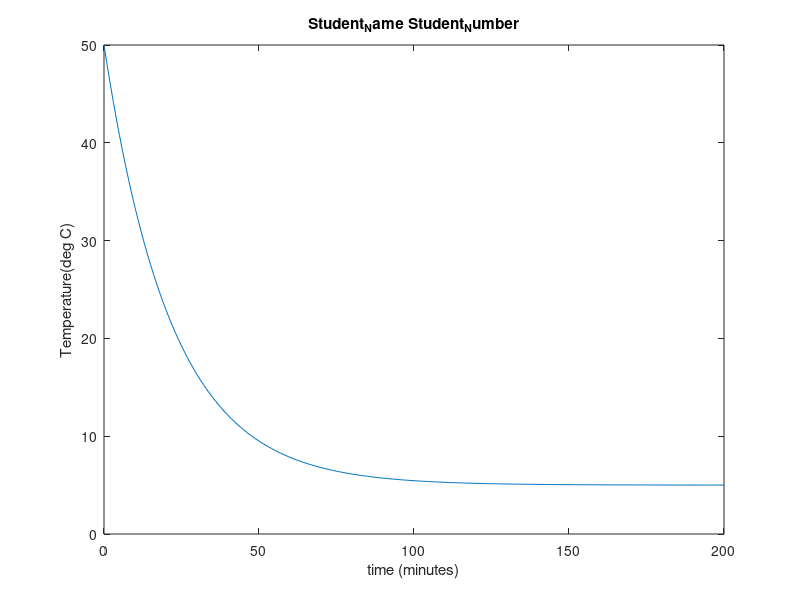

Reproduce this figure in MATLAB.
%% Q1
clc
clear
for i = 1 : 4
    x = 9*i + 4;
    disp("The new value of x is");disp(x);
end

%% Q2
clc
clear
loopcount = 0;
for p = 39 : -3 : -60
    disp("The new value of p is");disp(p);
    y = p^3 + 6;
    disp("The new value of y is");disp(y);
    loopcount = loopcount + 1;
    disp("We have now gone through the loop");disp(loopcount);disp("times");
end

disp("We have now exited the for loop");
disp("The loop was completed");disp(loopcount);disp("times");

%% Q3
clc
clear
for i = 1 : 100
    x(i) = i/100;
    y(i) = i^2 + 2*i + 3;
end

plot(x, y);
xlabel("X");
ylabel("Y");
title("Student_Name Student_Number");

%% Q4
clc
clear
idx = 1;
theta_vec = zeros(100, 1);
y = zeros(100, 1);
for theta = linspace(-2*pi,2*pi,100)
    theta_vec(idx) = theta;
    y(idx) = sin(theta)*cos(theta) - 4*sin(theta);
    idx = idx + 1;
end

plot(theta_vec, y);
xlabel("Theta");
ylabel("Y");
title("Student_Name Student_Number"); 

%% Q5
clc
clear
A = zeros(4,3);
for i = 1 : 4
    for j = 1 : 3
        A(i,j) = 1/(i+2*j);
    end
end

B = zeros(4,3);
for i = 1 : 4
    for j = 1 : 3
        B(i,j) = 4*i - 3*j;
    end
end

C = zeros(4,3);
for i = 1 : 4
    for j = 1 : 3
        C(i,j) = A(i,j) * B(i,j) + 2*A(i,j);
    end
end

A
B
C

%% Q6
clc
clear
A = [1 3 5; 7 9 11; 13 15 17];
B = [2 4 6; 8 10 12; 14 16 18];
C = A.*B;
D = zeros(3);
for i = 1 : 3
    for j = 1 : 3
        D(i,j) = A(i,j) * B(i,j);
        if C(i,j) ~= D(i,j)
            disp("WARNING: Product in D is not the dot product");
        end
    end
end

A
B
D

%% Q7
clc
clear
A = [1 3 5; 7 9 11; 13 15 17];
B = [2 4 6; 8 10 12; 14 16 18];
C = zeros(3);
D = A*B;
for i = 1 : 3
    for j = 1 : 3
        for k = 1 : 3
            C(i,j) = C(i,j) + A(i,k) * B(k,j);
        end
        if C(i,j) ~= D(i,j)
            disp("WARNING: Product in C is not the matrix product");
        end
    end
end

A
B
C
D
%% Q8
clc % Clearing the console
clear % Clearing the workspace
T = zeros(1, 201); % Pre=allocating T to save time
T(1) = 50; % Assigning the starting temperature of the drink to the first entry of T
K = 0.045; % Assigning the conduction coefficient to K
F = 5; % Assigning the ambient temperature of the room to F
% For loop to calculate the value of T(i) using the given formula
for i = 1 : 200
    T(i+1) = T(i) + K * (F - T(i));
end
time = 0:200; % Defining the time domain
% Plotting the graph, labeling the axes and titling the graph
plot(time, T);
xlabel("time (minutes)");
ylabel("Temperature(deg C)");
title("Student_Name Student_Number");